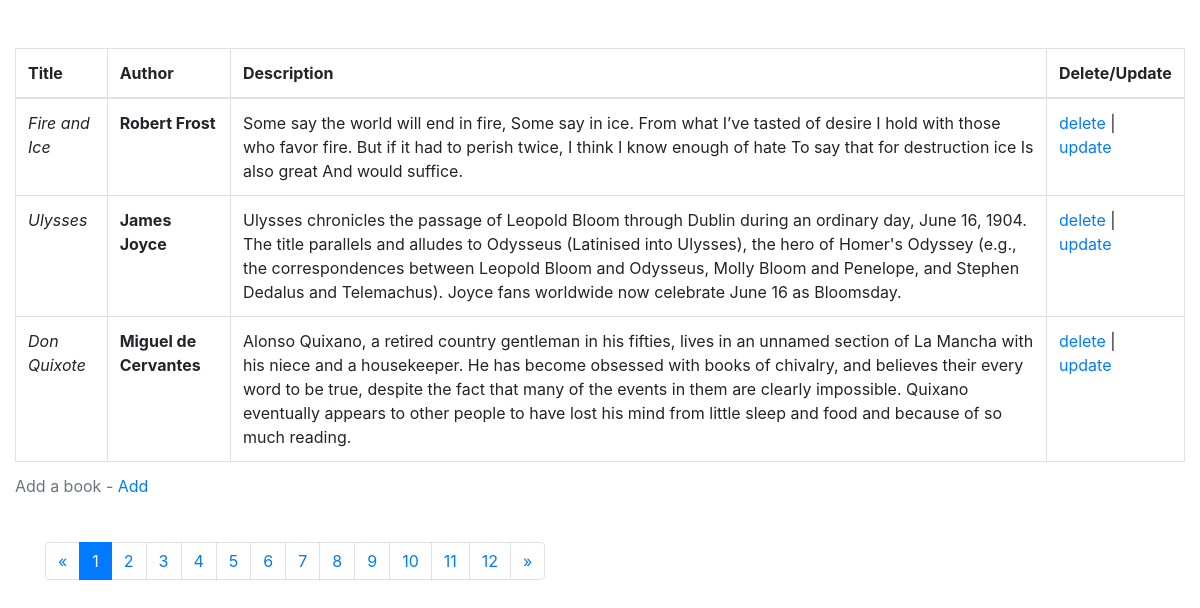
The page / on the database its author committed.
### books/models.py (models this page shows, shortened)
class Book(models.Model):
    title = models.CharField(max_length=220, unique=True)
    author = models.CharField(max_length=150)
    description = models.TextField()

### books/views.py (the view)
# urls.py: path('', index, name='books.home'),
def index(request):
    books = Book.objects.all()
    page = request.GET.get('page', 1)
    paginator = Paginator(books, 3)
    try:
        pages = paginator.page(page)
    except PageNotAnInteger:
        pages = paginator.page(1)
    except EmptyPage:
        pages = paginator.page(paginator.num_pages)
    return render(request, 'index.html', {'pages': pages})

### templates/index.html (shortened to what this page needs)
<!DOCTYPE html>
<html>
<head>
	<link rel="stylesheet" href="https://maxcdn.bootstrapcdn.com/bootstrap/4.0.0/css/bootstrap.min.css">
</head>
<body>
	<div class="container-fluid pt-5">
	<table class="table table-bordered">
		<caption><p>Add a book - <a href="{% url 'books.create' %}" title="">Add</a></p> </caption>
		<thead>
    		<tr>
      			<th>Title</th>
      			<th>Author</th>
      			<th>Description</th>
      			<th>Delete/Update</th>
    		</tr>
  		</thead>
  		<tbody>
	    	{% for book in pages %}
	      		<tr>
	      		<td><i>{{book.title}}</i></td>
				<td><b>{{book.author}}</b></td>
				<td>
					{{book.description}}
				</td>
				<td>
					<a href="{% url 'books.delete' book.pk%}" title="">delete</a> |
					<a href="{% url 'books.update' book.pk%}" title="">update</a>
				</td>
	      		</tr>
    		{% endfor %}
  		</tbody>
	</table>
	</div>
	{% if pages.has_other_pages %}
	<div class="container">
  	<ul class="pagination">
    	{% if pages.has_previous %}
	      <li class="page-item">
	      	<a class="page-link" href="?page={{ pages.previous_page_number }}">&laquo;</a>
	      </li>
	    {% else %}
    	  <li class="page-item"><span class="page-link">&laquo;</span></li>
    	{% endif %}
    	{% for i in pages.paginator.page_range %}
      		{% if pages.number == i %}
        		<li class="page-item active">
        			<span class="page-link">{{ i }}</span>
        		</li>
      		{% else %}
	        	<li class="page-item">
	        		<a class="page-link" href="?page={{ i }}">{{ i }}</a>
	        	</li>
      		{% endif %}
    	{% endfor %}
    	{% if pages.has_next %}
      		<li class="page-item">
      			<a class="page-link" href="?page={{ pages.next_page_number }}">&raquo;</a>
      		</li>
    	{% else %}
      		<li class="page-item"><span>&raquo;</span></li>
    	{% endif %}
  	</ul>
  	{% endif %}
  	</div>
</body>
</html>

### rows shown on the page
Book: title "Fire and Ice", author "Robert Frost", description "Some say the world will end in fire, Some say in ice. From what I’ve tasted of desire I hold with those who favor fire. But if it had to perish twice, I think I know enough of hate To say that for destruction ice Is also great And would suffice."
Book: title "Ulysses", author "James Joyce", description "Ulysses chronicles the passage of Leopold Bloom through Dublin during an ordinary day, June 16, 1904. The title parallels and alludes to Odysseus (Latinised into Ulysses), the hero of Homer's Odyssey (e.g., the correspondences between Leopold Bloom and Odysseus, Molly Bloom and Penelope, and Stephen Dedalus and Telemachus). Joyce fans worldwide now celebrate June 16 as Bloomsday."
Book: title "Don Quixote", author "Miguel de Cervantes", description "Alonso Quixano, a retired country gentleman in his fifties, lives in an unnamed section of La Mancha with his niece and a housekeeper. He has become obsessed with books of chivalry, and believes their every word to be true, despite the fact that many of the events in them are clearly impossible. Quixano eventually appears to other people to have lost his mind from little sleep and food and because of so much reading."

### other values the page prints
{{ i }} "1"
{{ i }} "2" "3" "4" "5" "6" "7" "8" "9" "10" "11" "12"
